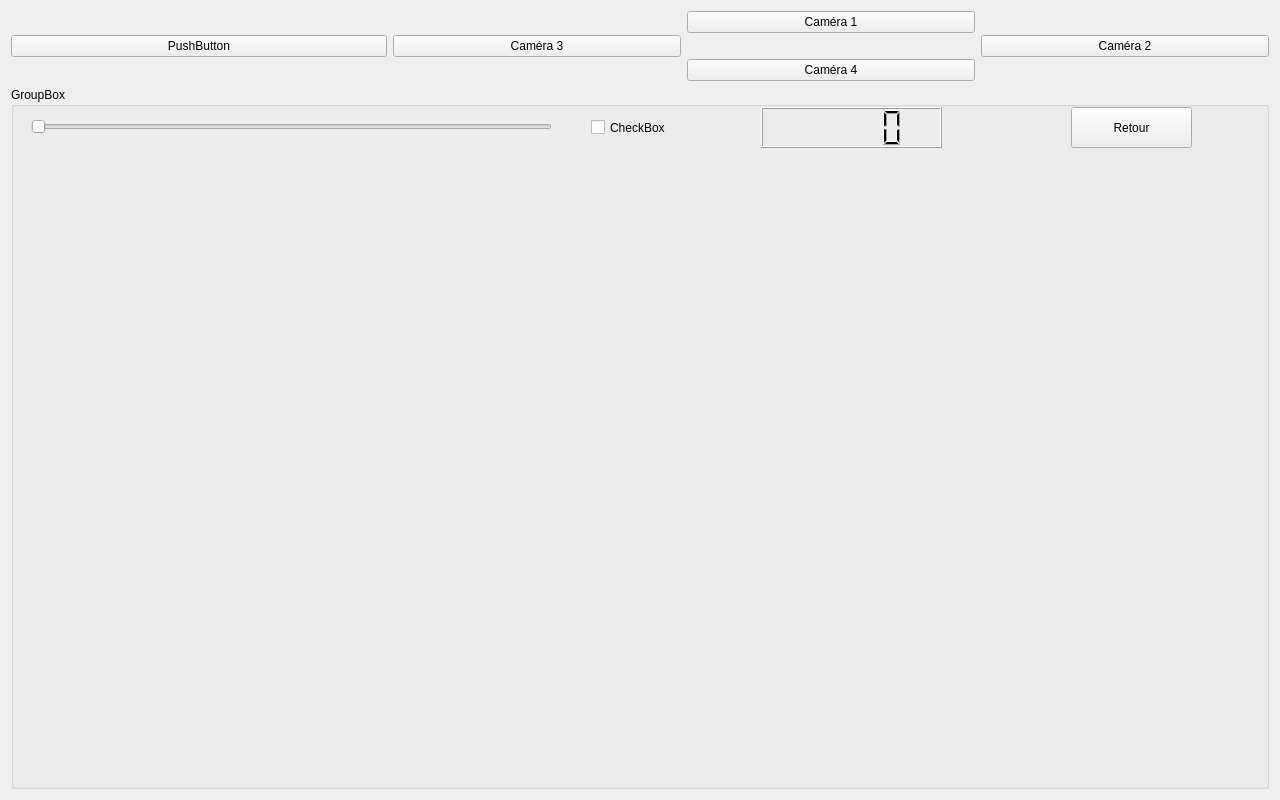
<?xml version="1.0" encoding="UTF-8"?>
<ui version="4.0">
 <class>commande</class>
 <widget class="QWidget" name="commande">
  <property name="geometry">
   <rect>
    <x>0</x>
    <y>0</y>
    <width>1280</width>
    <height>800</height>
   </rect>
  </property>
  <property name="windowTitle">
   <string>Form</string>
  </property>
  <layout class="QVBoxLayout" name="verticalLayout_2">
   <item>
    <layout class="QVBoxLayout" name="verticalLayout" stretch="90,10">
     <item>
      <layout class="QHBoxLayout" name="horizontalLayout" stretch="30,70">
       <item>
        <layout class="QHBoxLayout" name="horizontalLayout_3">
         <item>
          <widget class="QPushButton" name="pushButton">
           <property name="text">
            <string>PushButton</string>
           </property>
          </widget>
         </item>
        </layout>
       </item>
       <item>
        <layout class="QHBoxLayout" name="horizontalLayout_2" stretch="0,0,0">
         <item>
          <layout class="QVBoxLayout" name="verticalLayout_6">
           <item>
            <layout class="QVBoxLayout" name="verticalLayout_7">
             <item>
              <widget class="QPushButton" name="pushButton_camera3">
               <property name="text">
                <string>Caméra 3</string>
               </property>
              </widget>
             </item>
            </layout>
           </item>
           <item>
            <layout class="QVBoxLayout" name="verticalLayout_9"/>
           </item>
           <item>
            <layout class="QVBoxLayout" name="verticalLayout_8"/>
           </item>
          </layout>
         </item>
         <item>
          <layout class="QVBoxLayout" name="verticalLayout_5" stretch="0,0,0">
           <item>
            <layout class="QVBoxLayout" name="verticalLayout_10">
             <item>
              <widget class="QPushButton" name="pushButton_camera1">
               <property name="text">
                <string>Caméra 1</string>
               </property>
              </widget>
             </item>
            </layout>
           </item>
           <item>
            <layout class="QVBoxLayout" name="verticalLayout_14">
             <item>
              <widget class="QLabel" name="label">
               <property name="text">
                <string/>
               </property>
               <property name="pixmap">
                <pixmap resource="images.qrc">:/images/images/blimp_dessus.png</pixmap>
               </property>
               <property name="scaledContents">
                <bool>true</bool>
               </property>
               <property name="margin">
                <number>-2</number>
               </property>
              </widget>
             </item>
            </layout>
           </item>
           <item>
            <layout class="QVBoxLayout" name="verticalLayout_13">
             <item>
              <widget class="QPushButton" name="pushButton_camera4">
               <property name="text">
                <string>Caméra 4</string>
               </property>
              </widget>
             </item>
            </layout>
           </item>
          </layout>
         </item>
         <item>
          <layout class="QVBoxLayout" name="verticalLayout_4">
           <item>
            <layout class="QVBoxLayout" name="verticalLayout_16">
             <item>
              <widget class="QPushButton" name="pushButton_camera2">
               <property name="text">
                <string>Caméra 2</string>
               </property>
              </widget>
             </item>
            </layout>
           </item>
           <item>
            <layout class="QVBoxLayout" name="verticalLayout_17"/>
           </item>
           <item>
            <layout class="QVBoxLayout" name="verticalLayout_15"/>
           </item>
          </layout>
         </item>
        </layout>
       </item>
      </layout>
     </item>
     <item>
      <layout class="QVBoxLayout" name="verticalLayout_3">
       <item>
        <widget class="QGroupBox" name="groupBox">
         <property name="title">
          <string>GroupBox</string>
         </property>
         <widget class="QSlider" name="horizontalSlider">
          <property name="geometry">
           <rect>
            <x>20</x>
            <y>30</y>
            <width>521</width>
            <height>19</height>
           </rect>
          </property>
          <property name="maximum">
           <number>360</number>
          </property>
          <property name="orientation">
           <enum>Qt::Horizontal</enum>
          </property>
         </widget>
         <widget class="QCheckBox" name="checkBox">
          <property name="geometry">
           <rect>
            <x>580</x>
            <y>20</y>
            <width>251</width>
            <height>41</height>
           </rect>
          </property>
          <property name="text">
           <string>CheckBox</string>
          </property>
         </widget>
         <widget class="QLCDNumber" name="lcdNumber">
          <property name="geometry">
           <rect>
            <x>750</x>
            <y>20</y>
            <width>181</width>
            <height>41</height>
           </rect>
          </property>
         </widget>
         <widget class="QPushButton" name="pushButton_Retour">
          <property name="geometry">
           <rect>
            <x>1060</x>
            <y>20</y>
            <width>121</width>
            <height>41</height>
           </rect>
          </property>
          <property name="text">
           <string>Retour</string>
          </property>
         </widget>
        </widget>
       </item>
      </layout>
     </item>
    </layout>
   </item>
  </layout>
 </widget>
 <resources>
  <include location="images.qrc"/>
 </resources>
 <connections/>
</ui>
